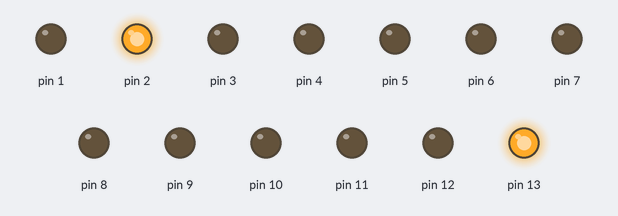
Recording of a sketch running on a simulated Arduino Uno, built with avr-gcc and run on an emulated ATmega328P. On the bench: output pins drawn as LEDs (lit = HIGH).

Above: at 0.1 s.
At 0.7 s:
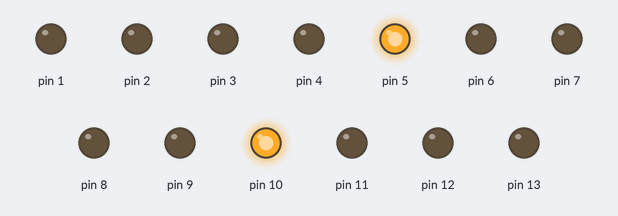
At 1.1 s:
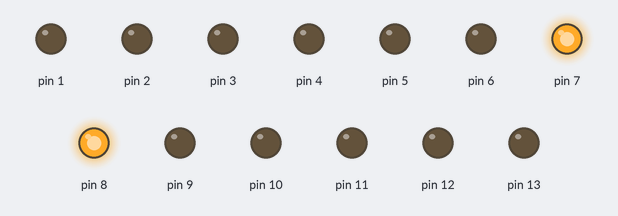
At 2.3 s:
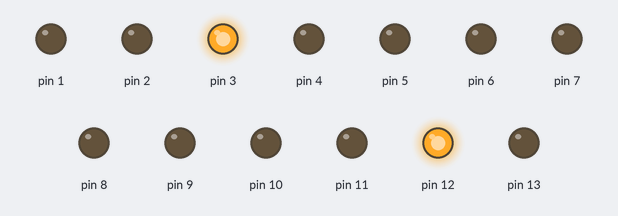
At 3.3 s:
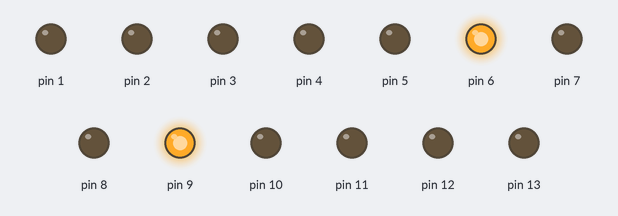
At 4.5 s:
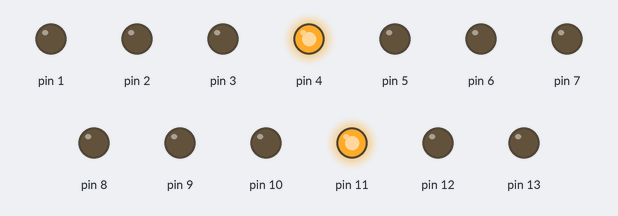
Timing chart, 0 to 4.8 s (numbered marks = the images above):
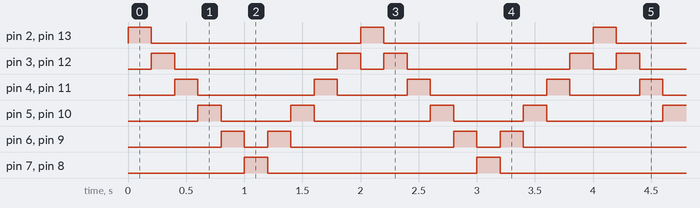

The sketch:

Brincando_com_Leds.ino
```cpp
void setup () {
    pinMode(1, OUTPUT);
    pinMode(2, OUTPUT);
    pinMode(3, OUTPUT);
    pinMode(4, OUTPUT);
    pinMode(5, OUTPUT);
    pinMode(6, OUTPUT);
    pinMode(7, OUTPUT);
    pinMode(8, OUTPUT);
    pinMode(9, OUTPUT);
    pinMode(10, OUTPUT);
    pinMode(11, OUTPUT);
    pinMode(12, OUTPUT);
    pinMode(13, OUTPUT);
}

int tempo = 200;

void loop () {
    digitalWrite(13,1);
    digitalWrite(2,1);
    delay(tempo);
    digitalWrite(13,0);
    digitalWrite(2,0);
    digitalWrite(12,1);
    digitalWrite(3,1);
    delay(tempo);
    digitalWrite(12,0);
    digitalWrite(3,0);
    digitalWrite(11,1);
    digitalWrite(4,1);
    delay(tempo);
    digitalWrite(11,0);
    digitalWrite(4,0);
    digitalWrite(10,1);
    digitalWrite(5,1);
    delay(tempo);
    digitalWrite(10,0);
    digitalWrite(5,0);
    digitalWrite(9,1);
    digitalWrite(6,1);
    delay(tempo);
    digitalWrite(9,0);
    digitalWrite(6,0);
    digitalWrite(8,1);
    digitalWrite(7,1);
    delay(tempo);
    digitalWrite(8,0);
    digitalWrite(7,0);
    digitalWrite(9,1);
    digitalWrite(6,1);
    delay(tempo);
    digitalWrite(9,0);
    digitalWrite(6,0);
    digitalWrite(10,1);
    digitalWrite(5,1);
    delay(tempo);
    digitalWrite(10,0);
    digitalWrite(5,0);
    digitalWrite(11,1);
    digitalWrite(4,1);
    delay(tempo);
    digitalWrite(11,0);
    digitalWrite(4,0);
    digitalWrite(12,1);
    digitalWrite(3,1);
    delay(tempo);
    digitalWrite(12,0);
    digitalWrite(3,0);
}
```

Measured:
- by itself, pin 2, pin 7, pin 8, pin 13: alternates HIGH for 0.20 s and LOW for 1.8 s
- by itself, pin 3, pin 12: repeats every 2.0 s: LOW 1.4 s, HIGH 0.20 s, LOW 0.20 s, HIGH 0.20 s
- by itself, pin 4, pin 11: repeats every 2.0 s: LOW 1.0 s, HIGH 0.20 s, LOW 0.60 s, HIGH 0.20 s
- by itself, pin 5, pin 10: repeats every 2.0 s: LOW 0.60 s, HIGH 0.20 s, LOW 1.0 s, HIGH 0.20 s
- by itself, pin 6, pin 9: repeats every 2.0 s: LOW 0.20 s, HIGH 0.20 s, LOW 1.4 s, HIGH 0.20 s
